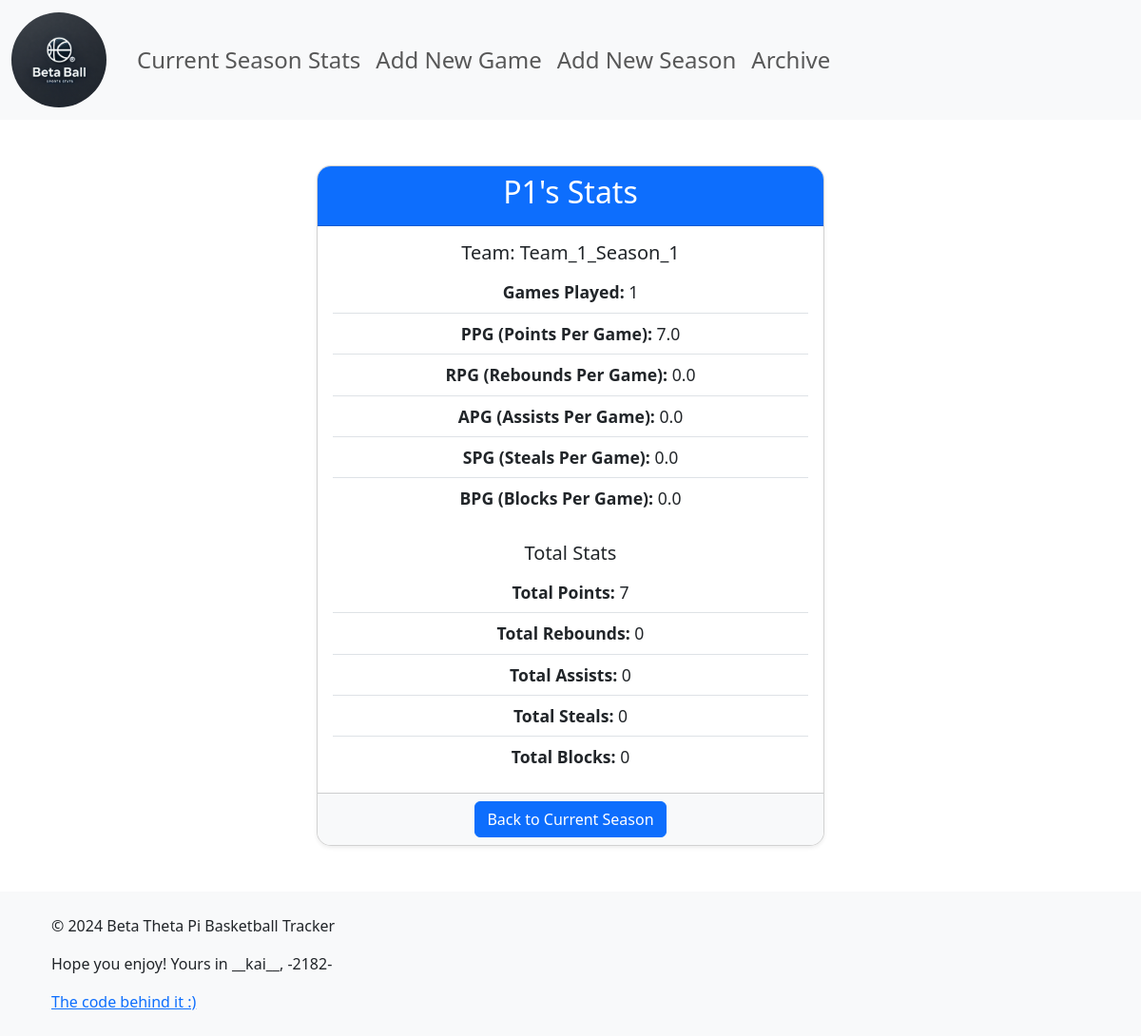
Screenshot of /player/1 with the database file from the repository.
### server.py (models this page shows)
class Player(db.Model):
    id = db.Column(db.Integer, primary_key=True)
    name = db.Column(db.String(100), nullable=False)
    team_id = db.Column(db.Integer, db.ForeignKey('team.id'), nullable=False)
    games_played = db.Column(db.Integer, default=0)
    stats = db.relationship('Stat', backref='player', lazy=True)

class Team(db.Model):
    id = db.Column(db.Integer, primary_key=True)
    name = db.Column(db.String(100), nullable=False)
    season_id = db.Column(db.Integer, db.ForeignKey('season.id'), nullable=False)
    wins = db.Column(db.Integer, default=0)
    losses = db.Column(db.Integer, default=0)
    players = db.relationship('Player', backref='team', lazy=True)

class Stat(db.Model):
    id = db.Column(db.Integer, primary_key=True)
    points = db.Column(db.Integer, default=0)
    rebounds = db.Column(db.Integer, default=0)
    assists = db.Column(db.Integer, default=0)
    blocks = db.Column(db.Integer, default=0)
    steals = db.Column(db.Integer, default=0)
    player_id = db.Column(db.Integer, db.ForeignKey('player.id'), nullable=False)

### server.py (the view)
@app.route('/player/<int:player_id>')
def player(player_id):
    player = Player.query.get_or_404(player_id)
    return render_template('player.html', player=player)

### templates/player.html (shortened to what this page needs)
{% extends 'base.html' %}
{% block content %}
<div class="container mt-5">
    <div class="row justify-content-center">
        <div class="col-md-6">
            <div class="card player-card text-center shadow-sm">
                <div class="card-header bg-primary text-white">
                    <h2>{{ player.name }}'s Stats</h2>
                </div>
                <div class="card-body">
                    <h5 class="card-title">Team: {{ player.team.name }}</h5>
                    <ul class="list-group list-group-flush">
                        <li class="list-group-item"><strong>Games Played:</strong> {{ player.games_played }}</li>
                        <li class="list-group-item"><strong>PPG (Points Per Game):</strong> {{ (player.stats[0].points / player.games_played) | round(2) if player.games_played > 0 else 0 }}</li>
                        <li class="list-group-item"><strong>RPG (Rebounds Per Game):</strong> {{ (player.stats[0].rebounds / player.games_played) | round(2) if player.games_played > 0 else 0 }}</li>
                        <li class="list-group-item"><strong>APG (Assists Per Game):</strong> {{ (player.stats[0].assists / player.games_played) | round(2) if player.games_played > 0 else 0 }}</li>
                        <li class="list-group-item"><strong>SPG (Steals Per Game):</strong> {{ (player.stats[0].steals / player.games_played) | round(2) if player.games_played > 0 else 0 }}</li>
                        <li class="list-group-item"><strong>BPG (Blocks Per Game):</strong> {{ (player.stats[0].blocks / player.games_played) | round(2) if player.games_played > 0 else 0 }}</li>
                    </ul>
                    <h5 class="mt-4">Total Stats</h5>
                    <ul class="list-group list-group-flush">
                        <li class="list-group-item"><strong>Total Points:</strong> {{ player.stats|sum(attribute='points') }}</li>
                        <li class="list-group-item"><strong>Total Rebounds:</strong> {{ player.stats|sum(attribute='rebounds') }}</li>
                        <li class="list-group-item"><strong>Total Assists:</strong> {{ player.stats|sum(attribute='assists') }}</li>
                        <li class="list-group-item"><strong>Total Steals:</strong> {{ player.stats|sum(attribute='steals') }}</li>
                        <li class="list-group-item"><strong>Total Blocks:</strong> {{ player.stats|sum(attribute='blocks') }}</li>
                    </ul>
                </div>
                <div class="card-footer">
                    <a href="{{ url_for('current_season') }}" class="btn btn-primary">Back to Current Season</a>
                </div>
            </div>
        </div>
    </div>
</div>
{% endblock %}

### templates/player.html (style rules this page uses)
.player-card { border-radius: 15px; overflow: hidden; }
.card-header { font-size: 1.5rem; }
.list-group-item { font-size: 1.1rem; }
.card-footer { background-color: #f8f9fa; }

### rows the page displays
Player: name "P1", games_played "1", games_played.points "7.0", games_played.rebounds "0.0", games_played.assists "0.0", games_played.steals "0.0", games_played.blocks "0.0"
Team: team.name "Team_1_Season_1"

### other values shown
{{ player.stats|sum(attribute='points') }} "7"
{{ player.stats|sum(attribute='rebounds') }} "0"
{{ player.stats|sum(attribute='assists') }} "0"
{{ player.stats|sum(attribute='steals') }} "0"
{{ player.stats|sum(attribute='blocks') }} "0"
